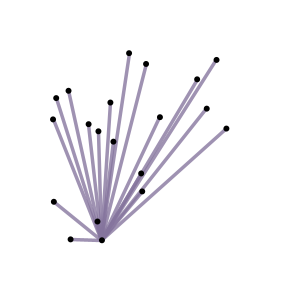
Frame 1 (no input)
Frame 60 (the mouse pressed at the canvas centre just before this capture): identical to frame 1, image omitted
Frame 120 (the mouse held since frame 60 and released just before this capture): identical to frame 1, image omitted

The Processing sketch that drew this single still picture (run headless with seeded random() and noise(); from frame 60 on, the mouse is pressed at the canvas centre):

// Processing sketch: vectores
// ── vectores.pde
//Práctica 3: Vectores
//01

//Taller "Identidad generativa con Processing"
//Imparte: Julián Pérez - info@julian-perez.com  
//Escuela de verano 2019 - Escuela de diseño Arte Diez - Madrid

int numPoints = 20;
PVector[] points = new PVector[20];

int colors[] = {#DB7654, #893D60, #D6241E, #F2AC2A, #3D71B7, #FFEEED, #85749D, #21232E, #5FA25A, #5D8EB4};
int rcol() {
  return colors[int(random(colors.length))];
}

int xp, yp;
boolean has_run = true;

void setup() {
  size(300, 300);
  textSize(40);
}


void draw() {
  if (has_run) {
    background(255);
    int ColorR = rcol();
    for (int i = 0; i < numPoints; i++) {
      points[i] = new PVector( random(50,width-50), random(50,height-50) );
      stroke(ColorR,200);
      strokeWeight(3.5);
      line(points[0].x, points[0].y, points[i].x, points[i].y);
      
    }
    
    for (int i = 0; i < numPoints; i++) { //Doble for para que los puntos negros queden por encima
      fill(0);
      noStroke();
      ellipse(points[i].x, points[i].y, 6, 6);
    }
    has_run = false;
  }
}

void mouseClicked() {
  background(255);
  has_run = true;
  redraw();
}
